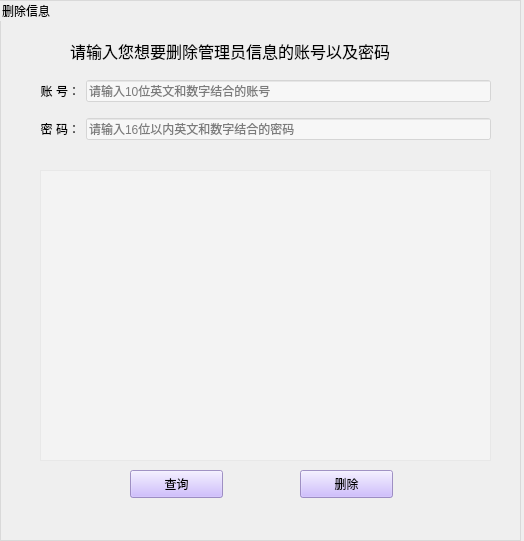
<?xml version="1.0" encoding="UTF-8"?>
<ui version="4.0">
 <class>Form</class>
 <widget class="QWidget" name="Form">
  <property name="geometry">
   <rect>
    <x>0</x>
    <y>0</y>
    <width>524</width>
    <height>541</height>
   </rect>
  </property>
  <property name="minimumSize">
   <size>
    <width>524</width>
    <height>541</height>
   </size>
  </property>
  <property name="maximumSize">
   <size>
    <width>524</width>
    <height>541</height>
   </size>
  </property>
  <property name="windowTitle">
   <string>Form</string>
  </property>
  <property name="styleSheet">
   <string notr="true"/>
  </property>
  <widget class="QGroupBox" name="groupBox">
   <property name="geometry">
    <rect>
     <x>0</x>
     <y>0</y>
     <width>521</width>
     <height>541</height>
    </rect>
   </property>
   <property name="styleSheet">
    <string notr="true">QGroupBox {
border:1px solid rgb(217, 217, 217);
}</string>
   </property>
   <property name="title">
    <string>删除信息</string>
   </property>
   <widget class="QLabel" name="label">
    <property name="geometry">
     <rect>
      <x>70</x>
      <y>30</y>
      <width>401</width>
      <height>41</height>
     </rect>
    </property>
    <property name="font">
     <font>
      <family>华文行楷</family>
      <pointsize>12</pointsize>
     </font>
    </property>
    <property name="text">
     <string>请输入您想要删除管理员信息的账号以及密码</string>
    </property>
   </widget>
   <widget class="QPushButton" name="btn_check">
    <property name="geometry">
     <rect>
      <x>130</x>
      <y>470</y>
      <width>93</width>
      <height>28</height>
     </rect>
    </property>
    <property name="styleSheet">
     <string notr="true">background-color: rgb(194, 170, 255,200);
</string>
    </property>
    <property name="text">
     <string>查询</string>
    </property>
   </widget>
   <widget class="QPushButton" name="btn_delete">
    <property name="geometry">
     <rect>
      <x>300</x>
      <y>470</y>
      <width>93</width>
      <height>28</height>
     </rect>
    </property>
    <property name="styleSheet">
     <string notr="true">background-color: rgb(194, 170, 255,200);
</string>
    </property>
    <property name="text">
     <string>删除</string>
    </property>
   </widget>
   <widget class="QWidget" name="layoutWidget">
    <property name="geometry">
     <rect>
      <x>40</x>
      <y>70</y>
      <width>451</width>
      <height>81</height>
     </rect>
    </property>
    <layout class="QGridLayout" name="gridLayout">
     <item row="0" column="0">
      <widget class="QLabel" name="label_2">
       <property name="text">
        <string>&lt;html&gt;&lt;head/&gt;&lt;body&gt;&lt;p align=&quot;right&quot;&gt;账 号：&lt;/p&gt;&lt;/body&gt;&lt;/html&gt;</string>
       </property>
       <property name="buddy">
        <cstring>lineEdit_id</cstring>
       </property>
      </widget>
     </item>
     <item row="0" column="1">
      <widget class="QLineEdit" name="lineEdit_id">
       <property name="styleSheet">
        <string notr="true">background-color: rgb(255, 255, 255,120);</string>
       </property>
       <property name="placeholderText">
        <string>请输入10位英文和数字结合的账号</string>
       </property>
      </widget>
     </item>
     <item row="1" column="0">
      <widget class="QLabel" name="label_3">
       <property name="text">
        <string>&lt;html&gt;&lt;head/&gt;&lt;body&gt;&lt;p align=&quot;right&quot;&gt;密 码：&lt;/p&gt;&lt;/body&gt;&lt;/html&gt;</string>
       </property>
       <property name="buddy">
        <cstring>lineEdit_psw</cstring>
       </property>
      </widget>
     </item>
     <item row="1" column="1">
      <widget class="QLineEdit" name="lineEdit_psw">
       <property name="styleSheet">
        <string notr="true">background-color: rgb(255, 255, 255,120);</string>
       </property>
       <property name="placeholderText">
        <string>请输入16位以内英文和数字结合的密码</string>
       </property>
      </widget>
     </item>
    </layout>
   </widget>
   <widget class="QTableWidget" name="tableWidget">
    <property name="geometry">
     <rect>
      <x>40</x>
      <y>170</y>
      <width>451</width>
      <height>291</height>
     </rect>
    </property>
    <property name="styleSheet">
     <string notr="true">background-color: rgb(255, 255, 255,60);</string>
    </property>
   </widget>
  </widget>
 </widget>
 <tabstops>
  <tabstop>lineEdit_id</tabstop>
  <tabstop>lineEdit_psw</tabstop>
  <tabstop>tableWidget</tabstop>
  <tabstop>btn_check</tabstop>
  <tabstop>btn_delete</tabstop>
 </tabstops>
 <resources/>
 <connections/>
</ui>
